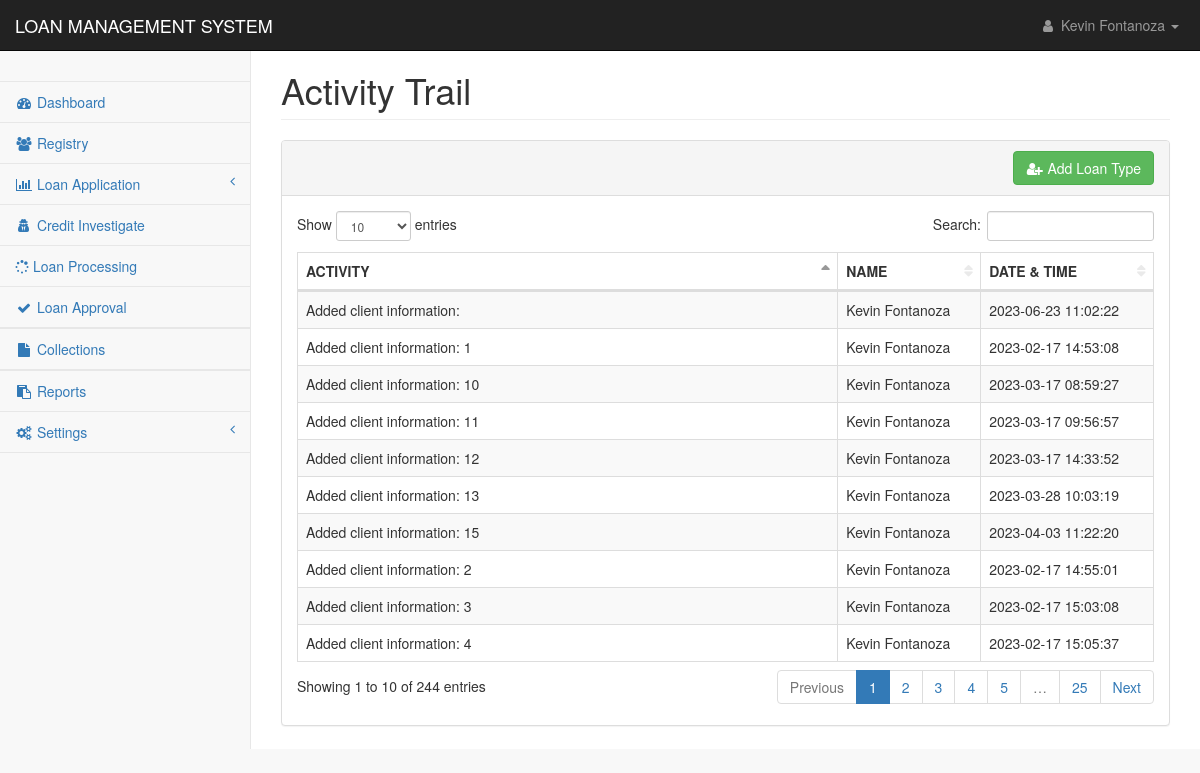
/pages/activity_trail.php (signed in), run on the app's committed database.
### tables this page shows
CREATE TABLE `activity_logs` (
  `log_id` int(11) NOT NULL,
  `user_id` int(11) NOT NULL,
  `name` text NOT NULL,
  `activity` text NOT NULL,
  `date_time` datetime NOT NULL DEFAULT current_timestamp()
);

### pages/activity_trail.php (the view, shortened to what this page needs)
<?php
include('../config/conn.php');
?>
<!DOCTYPE html>
<html lang="en">
    <head>
        <link href="../css/bootstrap.min.css" rel="stylesheet">
        <link href="../css/metisMenu.min.css" rel="stylesheet">
        <link href="../css/dataTables/dataTables.bootstrap.css" rel="stylesheet">
        <link href="../css/dataTables/dataTables.responsive.css" rel="stylesheet">
        <link href="../css/startmin.css" rel="stylesheet">
        <link href="../css/font-awesome.min.css" rel="stylesheet" type="text/css">
    </head>
    <body>
        <div id="wrapper">
            <?php include('nav.php');?>
            <div id="page-wrapper">
                <div class="container-fluid">
                    <div class="row">
                        <div class="col-lg-12">
                            <h1 class="page-header">Activity Trail</h1>
                        </div>
                    </div>
                    <div class="row">
                        <div class="col-lg-12">
                            <div class="panel panel-default">
                                <div class="panel-heading" align="right">
                                    <a href="main_loan_type_add.php">
                                        <button type="button" class="btn btn-success">
                                            <i class="fa fa-fw" aria-hidden="true" title="Copy to use user-plus">&#xf234</i> Add Loan Type
                                        </button>
                                    </a>
                                </div>
                                <div class="panel-body">
                                    <div class="table-responsive">
                                        <table class="table table-striped table-bordered table-hover" id="dataTables-example">
                                            <thead>
                                                <tr>
                                                    <th>ACTIVITY</th>
                                                    <th>NAME</th>
                                                    <th>DATE & TIME</th>
                                                </tr>
                                            </thead>
                                            <tbody>
                                                <?php
                                                    $sql ="SELECT * FROM activity_logs ORDER BY date_time ASC";
                                                    $res = mysqli_query($con,$sql);
                                                        if(mysqli_num_rows($res) > 0){
                                                            while($row = mysqli_fetch_assoc($res)) {
                                                                ?><tr class="odd gradeX">
                                                                    <td><?php echo $row['activity'];?></td>
                                                                    <td><?php echo $row['name'];?></td>
                                                                    <td><?php echo $row['date_time'];?></td>
                                                                </tr><?php
                                                            }
                                                        }
                                                ?>
                                            </tbody>
                                        </table>
                                    </div>
                                </div>
                            </div>
                        </div>
                    </div>
                </div>
            </div>
        </div>
    </body>
</html>

### css/startmin.css (style rules this page uses)
body { background-color: #f8f8f8; }
#wrapper { width: 100%; }
#page-wrapper { padding-top: 30px; min-height: 568px; background-color: #fff; }
@media (min-width:768px) { #page-wrapper { position: inherit; margin-left: 250px; padding: 30px 15px 0 15px; border-left: 1px solid #e7e7e7; } }
table.dataTable thead .sorting, table.dataTable thead .sorting_asc, table.dataTable thead .sorting_desc, table.dataTable thead .sorting_asc_disabled, table.dataTable thead .sorting_desc_disabled { background: 0 0; }
table.dataTable thead .sorting_asc:after { content: "\f0de"; float: right; font-family: fontawesome; }
table.dataTable thead .sorting:after { content: "\f0dc"; float: right; font-family: fontawesome; color: rgba(50,50,50,.5); }

### data on the page
activity_logs: activity "Added client information: 1", name "Kevin Fontanoza", date_time "2023-02-17 14:53:08"
activity_logs: activity "Added client information: 2", name "Kevin Fontanoza", date_time "2023-02-17 14:55:01"
activity_logs: activity "Added client information: 3", name "Kevin Fontanoza", date_time "2023-02-17 15:03:08"
activity_logs: activity "Added client information: 4", name "Kevin Fontanoza", date_time "2023-02-17 15:05:37"
activity_logs: activity "Added client information: 10", name "Kevin Fontanoza", date_time "2023-03-17 08:59:27"
activity_logs: activity "Added client information: 11", name "Kevin Fontanoza", date_time "2023-03-17 09:56:57"
activity_logs: activity "Added client information: 12", name "Kevin Fontanoza", date_time "2023-03-17 14:33:52"
activity_logs: activity "Added client information: 13", name "Kevin Fontanoza", date_time "2023-03-28 10:03:19"
activity_logs: activity "Added client information: 15", name "Kevin Fontanoza", date_time "2023-04-03 11:22:20"
activity_logs: activity "Added client information:", name "Kevin Fontanoza", date_time "2023-06-23 11:02:22"

### other printed values
$_SESSION['name'] "Kevin Fontanoza"
